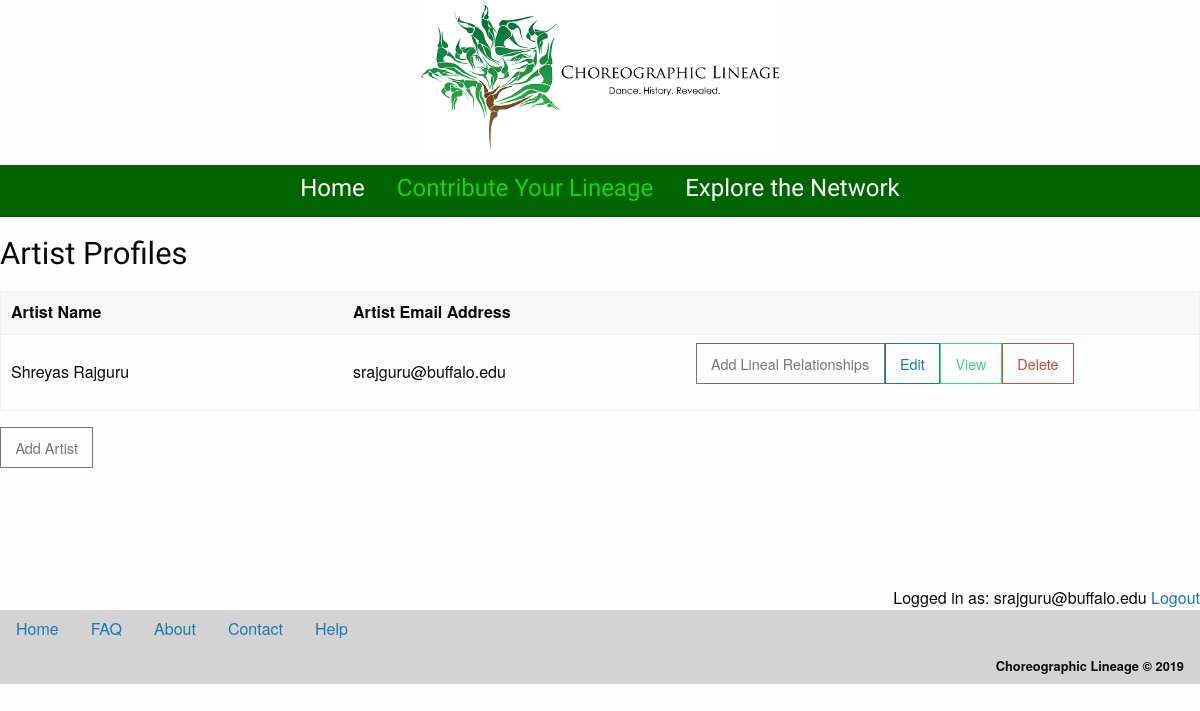
Page /profiles.php (signed in) on the committed database.
### tables this page shows
CREATE TABLE `artist_profile` (
  `artist_profile_id` int(255) NOT NULL,
  `is_user_artist` varchar(10) NOT NULL,
  `profile_name` varchar(50) NOT NULL,
  `artist_first_name` varchar(50) NOT NULL,
  `artist_last_name` varchar(100) NOT NULL,
  `artist_email_address` varchar(50) NOT NULL,
  `artist_living_status` varchar(10) NOT NULL,
  `artist_dob` date NOT NULL,
  `artist_dod` date NOT NULL,
  `artist_genre` varchar(150) NOT NULL,
  `artist_ethnicity` varchar(50) NOT NULL,
  `artist_gender` varchar(50) NOT NULL,
  `gender_other` varchar(100) NOT NULL,
  `genre_other` varchar(100) NOT NULL,
  `ethnicity_other` varchar(100) NOT NULL,
  `artist_residence_city` varchar(100) NOT NULL,
  `artist_residence_state` varchar(100) NOT NULL,
  `artist_residence_province` varchar(100) NOT NULL,
  `artist_residence_country` varchar(100) NOT NULL,
  `artist_birth_country` varchar(100) NOT NULL,
  `artist_biography` varchar(500) NOT NULL,
  `artist_biography_text` varchar(1000) NOT NULL,
  `artist_photo_path` varchar(500) NOT NULL,
  `artist_website` varchar(100) DEFAULT NULL
);

### profiles.php (the view, shortened to what this page needs)
<?php
	include 'menu.php';
	if(isset($_SESSION["user_email_address"])) {
        $user_email_address = $_SESSION["user_email_address"];
        include 'connection_open.php';
        $query = "SELECT * FROM artist_profile
		WHERE profile_name='$user_email_address'";
        $result = mysqli_query($dbc,$query)
        or die('Error querying database.: ' . mysqli_error());
    }else {
        $location = "add_user_profile.php";
        echo("<script>location.href='$location'</script>");
    }
?>
<html>
	<head>
	</head>
	<body>
	<div class="row">
			<div class="medium-12">
				<section>
					<form id="profiles_form" name="profiles_form" method="post" action="profiles_mediator.php" enctype="multipart/form-data">
					<fieldset>
					<legend><strong><h3>Artist Profiles</h3></legend></strong>
						<div class="row">
							<div class="small-12 column">
                                <table>
                                    <thead>
                                    <tr>
                                        <th width="200">Artist Name</th>
                                        <th width="200">Artist Email Address</th>
                                        <th width="300"></th>
                                    </tr>
                                    </thead>
                                    <?php
                                    echo "<tbody>";
                                    while ($resultant = mysqli_fetch_array($result)) {
                                        echo "<tr>";
                                        echo "<td>" . $resultant['artist_first_name'] . " " . $resultant['artist_last_name'] . "</td>";
                                        echo "<td>" . $resultant['artist_email_address'] . "</td>";
                                        echo "<td>";
                                        echo "<button class='secondary  hollow button' type='submit' name='artist_relation_add' value=" . $resultant['artist_profile_id'] . ">";
                                        echo "<span>Add Lineal Relationships</span>";
                                        echo "</button>";
                                        echo "<button class='primary hollow button' type='submit' name='artist_profile_edit' value=" . $resultant['artist_profile_id'] . ">";
                                        echo "<span>Edit</span>";
                                        echo "</button>";
                                        echo "<button class='success  hollow button' type='submit' name='artist_profile_view' value=" . $resultant['artist_profile_id'] . ">";
                                        echo "<span>View</span>";
                                        echo "</button>";
                                        echo "<button class='alert  hollow button' type='submit' name='artist_profile_delete' value=" . $resultant['artist_profile_id'] . " onclick='return confirmDelete();'>";
                                        echo "<span>Delete</span>";
                                        echo "</button>";
                                        echo "</td>";
                                        echo "</tr>";
                                    }
                                    echo "</tbody>";
                                    echo "</table>";
					?>
							</div>
						</div>
						<div class = "row">
							<div class="small-3 column">
								<button class="secondary hollow button" type="submit" name="artist_profile_add" value="<?php echo $user_email_address; ?>">
									<span>Add Artist</span>
								</button>
							</div>
							<div class="small-3 column">
							</div>
							<div class="small-3 column">
							</div>
						</div>
					</fieldset>
					</form>
				</section>
			</div>
		</div>
	</body>
<div class="footer" style="margin-top:4.5%">
<?php
	include 'footer.php';
?>
</div>
</html>

### css/global.css (style rules this page uses)
h1, h2, h3, h4, h5, h6 { font-family: 'Open Sans Condensed', sans-serif; }

### rows in the picture
artist_profile: artist_first_name "Shreyas", artist_last_name "Rajguru", artist_email_address "srajguru@buffalo.edu", $resultant['artist_profile_id'] 151 (drawn)

### other values in the picture
$_SESSION["user_email_address"] "srajguru@buffalo.edu"
